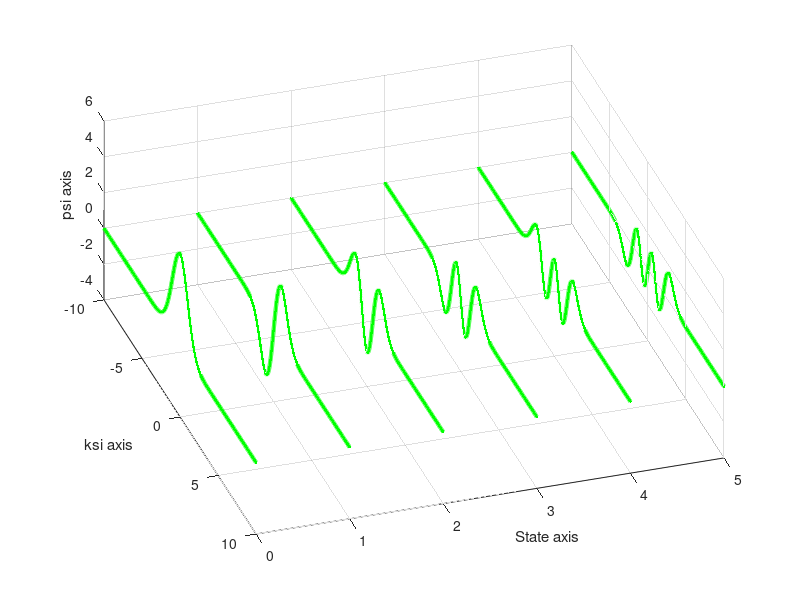

Here is the MATLAB script that generated this plot: (Note: this script raises an error after producing the figure.)
% n is an index of the n-th row of Hermite_Matrix and correspomds to the (n-th)-1 condition. n=1, 2, ...
% N is an index of the N-th condition. N=0, 1, 2, ...
% Function "H=Hermite_Matrix()" calculates coefficiens of 0-th, 1-st, ..., N-th Hermite polynomes. 
% The N-th polynome H_N is defined by the (N+1)-th row of (n)x(n) matrix,
% so that H_N=H(N+1,1)*x^0 + H(N+1, 2)*x^1 + ... + H(N+1, N+1)*x^N.
% Wave function psi_n=1/sqrt(2^n * n! * pi^0.5 * L) * exp(-0.5*ksi^2) * H_2(ksi),
% where ksi is a nondimensional quantity: ksi=x/L; L is a scale of
% oscillator: L=sqrt(h/2*pi*m*omega) [L]=meter; h is a Planck constant; m is a mass
% and omega is a frequency.


% This programme plots 1) an exact solution 2)	first approximation error
% 3) second approximation error
% H=p^2/2m  + (h_D*omega/2)*((ksi)^2 + alpha*(ksi^4))


function SokolovIgor_Perturbation_1()
global L;
global n; % Don`t touch it! 
global N; % Touch it! 
global ksi; % ksi is an array of arguments.
global alpha;
global h_D;
global m;
global omega;
alpha=linspace(0, 1, 100);
%L=53*10^(-12);
m=9.109382*(10^(-31)); %kg
h_D = 1.054571*(10^(-34)); %Joule*sec
omega=1;
L=sqrt(h_D/(m*omega));
N=5;
n=N+1;
ksi=linspace(-10,10,10000);
psi=zeros(n,numel(ksi));

psi=Wave_Function();
% Energy is a nondimensional value: Energy=E/(h_D*omega/2)
Energy_0(n, 100)=0; % unpertrubated energy
Energy_1(n, 100)=0; % pertrubated energy in the first approximation error
Energy_2(n, 100)=0; % pertrubated energy in the second approximation error
Herm_Values=zeros(n,numel(ksi));
Herm_Values=Hermite_Values();

global iteration;
for i=1:n
    iteration=i;
Energy_0(i, :)=2*i + 1;
%Energy_1(i, :)=integral(@fun, -10, 10, 'ArrayValued',true);


end %for i=1:n
%Energy_1(:, :)=integral(@fun, -10, 10);
Energy_1(1, 1)=integral(@fun, -10, 10, 'ArrayValued',true);

figure;
hold on;
xlabel('ksi axis');
ylabel('eta axis');
%set(gca,'Ylim',[-1, ]);
set(gca,'Xlim',[-1, 1]);
hold on;

for i=1:n
plot(alpha, Energy_0, '.-r');


end %i=1:n


end 
%================================================================================


function f=fun(x)
global n alpha ksi iteration;
f=zeros(1,numel(ksi));
Herm_Values=zeros(n,numel(ksi));
Herm_Values=Hermite_Values();

f(:)=(Herm_Values(1, :).^2).*(ksi.^4);

end %


function H=Hermite_Matrix()
global n;
H=zeros(n, n);
H(1,1)=1;
H(2,2)=2;

for k=3:n
    for m=1:k
        H(k,m)=-2*(k-2)*H(k-2,m);
    end %m=1:k
    
    for m=2:k
        H(k,m)=H(k,m) + 2*H(k-1,m-1);
    end %m=2:k

end %for k=3:n+1

end %function H=Hermite_Matrix(n)
%========================================================================================================

function Herm_Values=Hermite_Values()
global n ksi;
H=zeros(n, n);
H=Hermite_Matrix();
Herm_Values=zeros(n,numel(ksi));
for i=1:n
    
for k=1:i
    Herm_Values(i, :)=Herm_Values(i, :)+H(i,k).*ksi.^(k-1);
end %k=1:i
    
end %i=1:n

end %function Hermite_Values=Hermite(ksi, H_n)
%========================================================================================================


function psi=Wave_Function()
global L n ksi;
psi=zeros(n,numel(ksi));
Herm_Values=zeros(n,numel(ksi));
Herm_Values=Hermite_Values();
 
  for i=1:n
psi(i, :)= exp(-0.5.*ksi.^2) .*Herm_Values(i, :) .* (1/sqrt(2^i * factorial(i) * pi^0.5 * L));
  end %i=1:n
  
figure;
hold on;
xlabel('ksi axis');
zlabel('psi axis');
ylabel('State axis');
grid on;
Y=ones(1, length(ksi));
for i=1:n
    Z=psi(i,:);
    plot3(ksi, (i-1)*Y, Z, '.-g', 'LineWidth', 3);
end %i=1:n

view(72,54);
end %function psi=Wave_Function(ksi, H_n)
%========================================================================================================